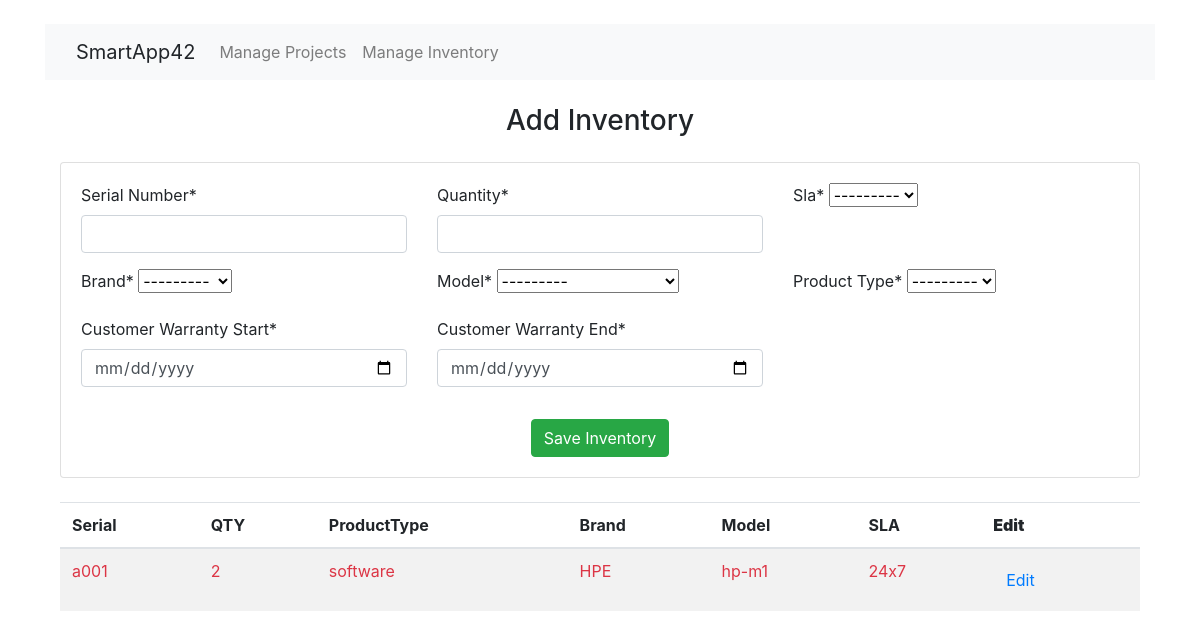
The app's page /projects/4/add_inventory/ with its own data.
### app/models.py (models this page shows, shortened)
class Inventory(models.Model):
    project = models.ForeignKey(Project, on_delete=models.CASCADE, null=True, blank=True)
    serial_number = models.CharField('Serial Number', max_length=255, unique=True)
    quantity = models.IntegerField('Quantity')
    product_type=models.ForeignKey( Product_Type,on_delete=models.CASCADE,verbose_name='Product Type')
    brand=models.ForeignKey( Brand,on_delete=models.CASCADE,verbose_name='Brand')
    model = models.ForeignKey( Model, on_delete=models.CASCADE,verbose_name='Model')
    customer_warranty_start = models.DateField('Customer Warranty Start')
    customer_warranty_end = models.DateField('Customer Warranty End')
    sla = models.ForeignKey(SLA, on_delete=models.CASCADE)
    class Meta:
        ordering = ['serial_number']

class Product_Type(models.Model):
    productype_name = models.CharField(max_length=255)
    def __str__(self):
        return self.productype_name
    class Meta:
        ordering = ['productype_name']

class Brand(models.Model):
    brand_name=models.CharField(max_length=100,unique=True)
    def __str__(self):
        return self.brand_name
    class Meta:
        ordering = ['brand_name']

class Model(models.Model):
    model_name=models.CharField(max_length=100)
    brand = models.ForeignKey(Brand, on_delete=models.CASCADE)
    def __str__(self):
        return self.model_name
    class Meta:
        ordering = ['model_name']

class SLA(models.Model):
    sla_name = models.CharField(max_length=255)
    def __str__(self):
        return self.sla_name

### app/views.py (the view, shortened to what this page needs)
# urls.py: path('projects/<int:proj_id>/add_inventory/', views.add_inventory, name='add_inventory'),
def add_inventory(request, proj_id):
    project_obj = get_object_or_404(Project.objects.prefetch_related(
        Prefetch('inventory_set', queryset=Inventory.objects.select_related('brand', 'model', 'product_type'))
    ), id=proj_id)
    list_inventory = project_obj.inventory_set.all() #cause of many query in list
    if request.method == "GET":
        if len(list_inventory) == 0:
            form = InventoryForm(initial={'project': project_obj})
            init_list_for_dropdownlist_inventory_form(form)
        else:
            form = InventoryForm()
    context = {'form': form, 'project': project_obj, 'inventoryList': list_inventory, 'mode': 'new'}
    return render(request, 'app/inventory_add_new.html', context)

### app/forms.py
class InventoryForm(forms.ModelForm):
    class Meta:
        model = Inventory
        fields = '__all__'
        widgets = {
            'project': forms.HiddenInput(),
            'customer_warranty_start': MyDateInput(format=["%Y-%m-%dT%H:%M", "%Y-%m-%d %H:%M"]),
            'customer_warranty_end': MyDateInput(format=["%Y-%m-%dT%H:%M", "%Y-%m-%d %H:%M"]),
            'remark': forms.Textarea(attrs={'rows': 3, 'class': 'form-control'}),
            'part_detail': forms.Textarea(attrs={'rows': 10, 'class': 'form-control'}),
        }
    def __init__(self, *args, brand_choices=None, model_choices=None, **kwargs):
        super().__init__(*args, **kwargs)
        if brand_choices:
            self.fields['brand'] = forms.ChoiceField(choices=brand_choices)
        if model_choices:
            self.fields['model'] = forms.ChoiceField(choices=model_choices)

### app/templates/app/inventory_add_new.html (shortened to what this page needs)
{% extends "app/base.html" %}
{% load crispy_forms_tags %}
{% block content %}
  {% include "app/includes/navigation_bar.html" %}
  <div class="container mt-4">
    <h3 class="text-center">Add Inventory</h3>
    <form method="post" id="inventoryForm" data-models-url="{% url 'ajax_load_models' %}" novalidate>
      <div class="card my-4">
        <div class="card-body">
          <div class="row">
            <div class="col-md-4">
              {{ form.serial_number|as_crispy_field }}
            </div>
            <div class="col-md-4">
              {{ form.quantity|as_crispy_field }}
            </div>
            <div class="col-md-4">
              {{ form.sla|as_crispy_field }}
            </div>
          </div>
          <div class="row">
            <div class="col-md-4">
              {{ form.brand|as_crispy_field }}
            </div>
            <div class="col-md-4">
              {{ form.model|as_crispy_field }}
            </div>
            <div class="col-md-4">
              {{ form.product_type|as_crispy_field }}
            </div>
          </div>
          <div class="row">
            <div class="col-md-4">
              {{ form.customer_warranty_start|as_crispy_field }}
            </div>
            <div class="col-md-4">
              {{ form.customer_warranty_end|as_crispy_field }}
            </div>
            <div class="col-md-4"></div>
          </div>
          <div class="row mt-3">
            <div class="col-md-6 offset-md-3 text-center">
              <button type="submit" class="btn btn-success" onclick="return confirm('Do you want to add/update inventory?')">Save Inventory</button>
            </div>
          </div>
        </div>
      </div>
    </form>
    {% if inventoryList %}
      <div class="table-responsive">
        <table class="table table-striped table-hover">
          <thead>
            <tr>
              <th scope="col">Serial</th>
              <th scope="col">QTY</th>
              <th scope="col">ProductType</th>
              <th scope="col">Brand</th>
              <th scope="col">Model</th>
              <th scope="col">SLA</th>
              <th scope="col"><b>Edit</b></th>
            </tr>
          </thead>
          <tbody>
            {% for item in inventoryList %}
              <tr {% if not item.model.is_active %} class="text-danger" {% endif %}>
                <td>{{ item.serial_number }}</td>
                <td>{{ item.quantity }}</td>
                <td>{{ item.product_type }}</td>
                <td>{{ item.brand }}</td>
                <td>{{ item.model }}</td>
                <td>{{ item.sla }}</td>
                <td><a href="{% url 'update_inventory' item.id %}?next={{ request.path|urlencode }}" class="btn btn-link">Edit</a></td>
              </tr>
            {% endfor %}
          </tbody>
        </table>
      </div>
    {% else %}
      <div class="alert alert-info" role="alert">
        No inventory items found.
      </div>
    {% endif %}
  </div>
{% endblock %}

### records on screen
Inventory: serial_number "a001", quantity "2", product_type "software", brand "HPE", model "hp-m1", sla "24x7"
